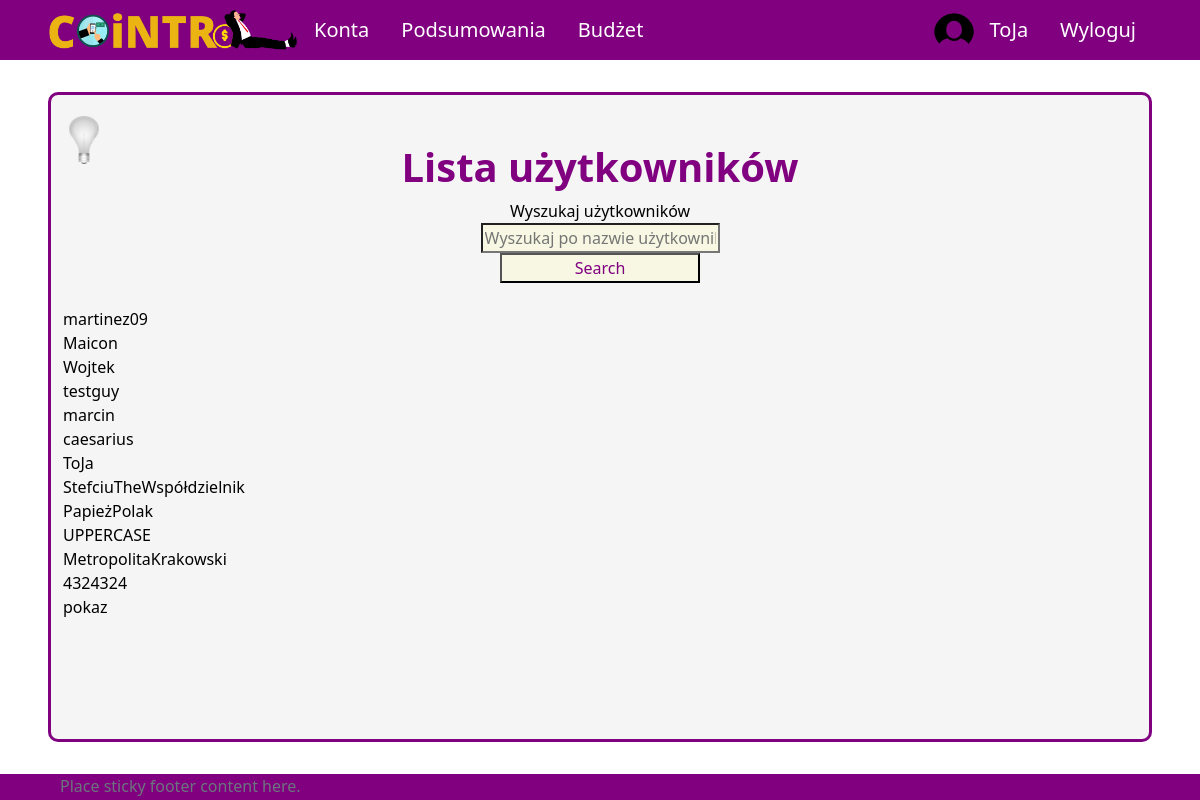
/profiles (signed in), run on the app's committed database.
### UsersApp/models.py (models this page shows, shortened)
class Profile(models.Model):
    user = models.OneToOneField(User, on_delete=models.CASCADE, null=True, blank=True)
    name = models.CharField(max_length=200, blank=True, null=True)
    email = models.EmailField(max_length=400, null=True, blank=True)
    username = models.CharField(max_length=200, blank=True, null=True)
    currency = models.ForeignKey('Currency', on_delete=models.SET_NULL, null=True)
    image = models.ImageField(null=True, blank=True)
    created = models.DateTimeField(auto_now_add=True)
    id = models.UUIDField(default=uuid.uuid4, unique=True,
                            primary_key=True, editable=False)

### UsersApp/views/user_views.py (the view)
# urls.py: path('profiles', views.allProfiles, name='profiles'),
@login_required(login_url='login')
def allProfiles(request):
    profiles = Profile.objects.all()
    search_query = ''
    if request.GET.get('search_query'):
        search_query = request.GET.get('search_query')
    profiles= Profile.objects.filter(username__icontains=search_query)
    context = {'search_query' : search_query, 'profiles' : profiles}
    return render(request, 'application/profiles-list.html', context)

### templates/application/profiles-list.html (shortened to what this page needs)
{% extends 'application/base.html' %}
{% block content %}
<div class="title">
    <h1>Lista użytkowników</h1>
</div>
<form method="GET" action="{% url 'profiles' %}">
    <label for="search-bar">Wyszukaj użytkowników </label>
    <input id="search-bar" type="text" name="search_query" value="{{search_query}}" placeholder="Wyszukaj po nazwie użytkownika" />
    <input type="submit" value="Search" />
</form>
<br />
{% for profile in profiles %}
    {{profile.username}}
    <br />
{% endfor%}
{% endblock %}

### templates/application/base.html (shortened to what this page needs)
{%load static%}
<!DOCTYPE html>
<html lang="pl">
<head>
    <link href="https://cdn.jsdelivr.net/npm/bootstrap@5.2.2/dist/css/bootstrap.min.css" rel="stylesheet">
    <link rel="stylesheet" type="text/css" href="{% static 'css/style.css' %}">
</head>
<body onload="checkColorMode()">
    <nav class="nav" id="navigation">
        {% if user.is_authenticated %}
        <ul class="nav justify-content-start">
            <li class="nav-item" id="logo-li"><a id="logo-link" class="nav-link" href="{% url 'home' %}">
                <img onmouseover="logoHover()" onmouseout="logoOut()" id="app-logo" src="{% static 'images/logo.png' %}">
            </a>
            <li class="nav-item mobile-menu"><a class="nav-link" href="{% url 'all-accounts' %}">Konta</a></li>
            <li class="nav-item mobile-menu"><a class="nav-link" href="{% url 'summary' %}">Podsumowania</a></li>
            <li class="nav-item mobile-menu"><a class="nav-link" href="{% url 'budget' %}">Budżet</a></li>
        </ul>
        <ul class="nav justify-content-end user-image">
            <img src="{% static 'images/circle_user_image.png' %}", style="border-radius: 50%; width: 40px;">
            <li class="nav-item"><a class="nav-link" href="{% url 'profile' %}">{{ user.username }}</a></li>
            <li class="nav-item"><a class="nav-link" href="{% url 'logout' %}">Wyloguj</a></li>
        </ul>
        {% endif %}
    </nav>
    <div id = "site-content">
        <button onclick="darkMode()" id="dark-mode-button"><img id="light-bulb" src="{% static 'images/bulb_off.png' %}" /></button>
        {% block content %}
        {% endblock %}
    </div>
    <footer class="footer">
        <div class="container">
            <span class="text-muted">Place sticky footer content here.</span>
        </div>
    </footer>
</body>
</html>

### aplication/static/css/style.css (style rules this page uses)
body { background-color: white; color: black; }
#navigation { position: fixed; top: 0; width: 100%; z-index: 9; }
a.nav-link { color: white; font-size: 20px; }
ul.nav { align-items: center; }
nav.nav { height: 60px; background-color: purple; justify-content: space-between; padding-left: 4vw; padding-right: 4vw; }
#logo-link { padding: 0; }
#app-logo { width: 250px; }
#site-content { min-height: calc(100vh - 60px - 4vh - (60px - 4vh) - 30px); margin-top: calc(60px + 4vh); margin-bottom: 4vh; margin-left: 4vw; margin-right: 4vw; padding-left: 1vw; padding-right: 1vw; padding-top: 1vh; padding-bottom: 1vh; border: 3px solid purple; border-radius: 10px; background-color: whitesmoke; position: relative; }
#dark-mode-button { position: absolute; top: 20px; }
#dark-mode-button > img { width: 30px; }
div.title { padding-top: 5vh; display: flex; align-items: center; flex-direction: column; }
div.title h1 { color: purple; font-size: 40px; font-weight: bold; text-align: center; }
form { display: flex; flex-direction: column; align-items: center; }
select, input { min-width: 200px; background-color: rgba(250, 250, 210, 0.5); color: #800080; }
footer { height: 30px; background-color: purple; justify-content: space-between; padding-left: 4vw; padding-right: 4vw; }
button { background-color: rgba(0, 0, 0, 0); border: none; }

### data on the page
Profile: username "martinez09"
Profile: username "Maicon"
Profile: username "Wojtek"
Profile: username "testguy"
Profile: username "marcin"
Profile: username "caesarius"
Profile: username "ToJa"
Profile: username "StefciuTheWspółdzielnik"
Profile: username "PapieżPolak"
Profile: username "UPPERCASE"
Profile: username "MetropolitaKrakowski"
Profile: username "4324324"
Profile: username "pokaz"

### other printed values
{{ user.username }} "ToJa"
